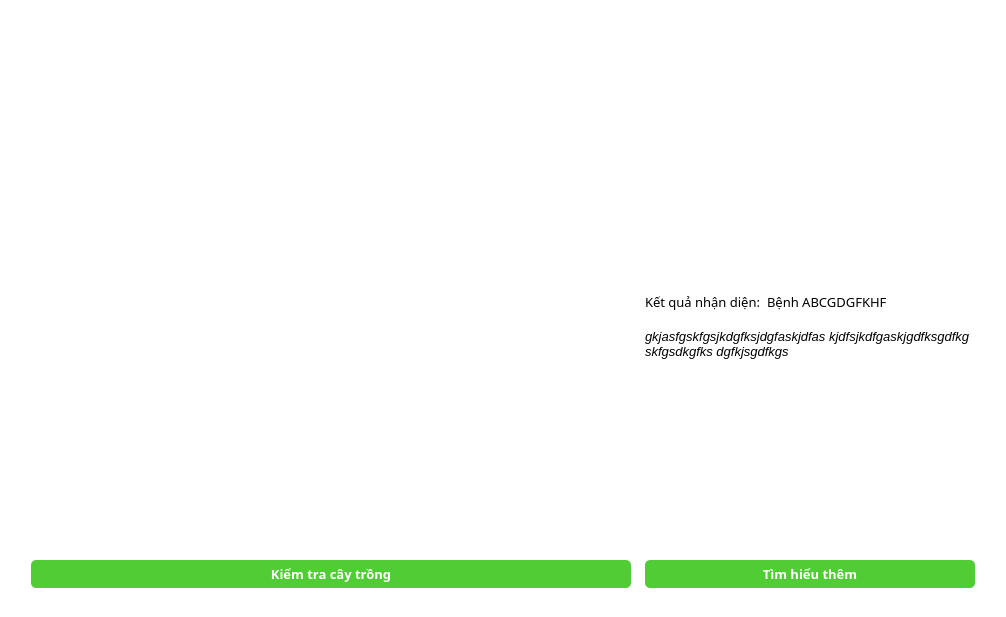
<?xml version="1.0" encoding="UTF-8"?>
<ui version="4.0">
 <class>MainWindow</class>
 <widget class="QMainWindow" name="MainWindow">
  <property name="geometry">
   <rect>
    <x>0</x>
    <y>0</y>
    <width>1006</width>
    <height>617</height>
   </rect>
  </property>
  <property name="windowTitle">
   <string>MainWindow</string>
  </property>
  <property name="styleSheet">
   <string notr="true">background-color: white;</string>
  </property>
  <widget class="QWidget" name="centralwidget">
   <layout class="QGridLayout" name="gridLayout_2">
    <item row="1" column="0">
     <spacer name="horizontalSpacer_6">
      <property name="orientation">
       <enum>Qt::Horizontal</enum>
      </property>
      <property name="sizeType">
       <enum>QSizePolicy::Fixed</enum>
      </property>
      <property name="sizeHint" stdset="0">
       <size>
        <width>20</width>
        <height>20</height>
       </size>
      </property>
     </spacer>
    </item>
    <item row="1" column="1">
     <layout class="QGridLayout" name="gridLayout">
      <item row="2" column="5">
       <spacer name="verticalSpacer_4">
        <property name="orientation">
         <enum>Qt::Vertical</enum>
        </property>
        <property name="sizeType">
         <enum>QSizePolicy::Fixed</enum>
        </property>
        <property name="sizeHint" stdset="0">
         <size>
          <width>2</width>
          <height>30</height>
         </size>
        </property>
       </spacer>
      </item>
      <item row="4" column="2">
       <spacer name="horizontalSpacer_3">
        <property name="orientation">
         <enum>Qt::Horizontal</enum>
        </property>
        <property name="sizeType">
         <enum>QSizePolicy::Fixed</enum>
        </property>
        <property name="sizeHint" stdset="0">
         <size>
          <width>2</width>
          <height>2</height>
         </size>
        </property>
       </spacer>
      </item>
      <item row="1" column="3" colspan="2">
       <widget class="QLabel" name="predicted_img">
        <property name="styleSheet">
         <string notr="true">background-color: white;</string>
        </property>
        <property name="text">
         <string/>
        </property>
       </widget>
      </item>
      <item row="1" column="5">
       <spacer name="verticalSpacer_2">
        <property name="orientation">
         <enum>Qt::Vertical</enum>
        </property>
        <property name="sizeType">
         <enum>QSizePolicy::Fixed</enum>
        </property>
        <property name="sizeHint" stdset="0">
         <size>
          <width>2</width>
          <height>250</height>
         </size>
        </property>
       </spacer>
      </item>
      <item row="2" column="3">
       <widget class="QLabel" name="label">
        <property name="font">
         <font>
          <family>Segoe UI Semibold</family>
          <pointsize>10</pointsize>
         </font>
        </property>
        <property name="styleSheet">
         <string notr="true"/>
        </property>
        <property name="text">
         <string>Kết quả nhận diện:</string>
        </property>
        <property name="margin">
         <number>0</number>
        </property>
       </widget>
      </item>
      <item row="6" column="3" colspan="2">
       <widget class="QPushButton" name="moreInfor_btn">
        <property name="font">
         <font>
          <family>Segoe UI Semibold</family>
          <pointsize>10</pointsize>
          <weight>75</weight>
          <bold>true</bold>
         </font>
        </property>
        <property name="styleSheet">
         <string notr="true">QPushButton {
    background-color: #50cc34;
    color: white;
    font-weight: bold;
    padding: 5px;
	border-radius: 5px;
}

QPushButton:hover {
    background-color: darkgreen;
}

QPushButton:pressed {
    background-color: #50cc34;
    padding-left: 3px;
    padding-top: 3px;
}
</string>
        </property>
        <property name="text">
         <string>Tìm hiểu thêm</string>
        </property>
       </widget>
      </item>
      <item row="0" column="1">
       <spacer name="horizontalSpacer">
        <property name="orientation">
         <enum>Qt::Horizontal</enum>
        </property>
        <property name="sizeType">
         <enum>QSizePolicy::Fixed</enum>
        </property>
        <property name="sizeHint" stdset="0">
         <size>
          <width>600</width>
          <height>2</height>
         </size>
        </property>
       </spacer>
      </item>
      <item row="1" column="0" rowspan="4">
       <spacer name="verticalSpacer">
        <property name="orientation">
         <enum>Qt::Vertical</enum>
        </property>
        <property name="sizeType">
         <enum>QSizePolicy::Fixed</enum>
        </property>
        <property name="sizeHint" stdset="0">
         <size>
          <width>2</width>
          <height>490</height>
         </size>
        </property>
       </spacer>
      </item>
      <item row="3" column="4">
       <spacer name="horizontalSpacer_4">
        <property name="orientation">
         <enum>Qt::Horizontal</enum>
        </property>
        <property name="sizeType">
         <enum>QSizePolicy::Expanding</enum>
        </property>
        <property name="sizeHint" stdset="0">
         <size>
          <width>40</width>
          <height>0</height>
         </size>
        </property>
       </spacer>
      </item>
      <item row="4" column="5">
       <spacer name="verticalSpacer_3">
        <property name="orientation">
         <enum>Qt::Vertical</enum>
        </property>
        <property name="sizeHint" stdset="0">
         <size>
          <width>2</width>
          <height>40</height>
         </size>
        </property>
       </spacer>
      </item>
      <item row="1" column="1" rowspan="4">
       <widget class="QLabel" name="realtime_img">
        <property name="styleSheet">
         <string notr="true">background-color: white;</string>
        </property>
        <property name="text">
         <string/>
        </property>
       </widget>
      </item>
      <item row="5" column="1" colspan="4">
       <spacer name="verticalSpacer_6">
        <property name="orientation">
         <enum>Qt::Vertical</enum>
        </property>
        <property name="sizeType">
         <enum>QSizePolicy::Fixed</enum>
        </property>
        <property name="sizeHint" stdset="0">
         <size>
          <width>20</width>
          <height>2</height>
         </size>
        </property>
       </spacer>
      </item>
      <item row="6" column="1">
       <widget class="QPushButton" name="predicting_btn">
        <property name="font">
         <font>
          <family>Segoe UI Semibold</family>
          <pointsize>10</pointsize>
          <weight>75</weight>
          <bold>true</bold>
         </font>
        </property>
        <property name="styleSheet">
         <string notr="true">QPushButton {
    background-color: #50cc34;
    color: white;
    font-weight: bold;
    padding: 5px;
	border-radius: 5px;
}

QPushButton:hover {
    background-color: darkgreen;
}

QPushButton:pressed {
    background-color: #50cc34;
    padding-left: 3px;
    padding-top: 3px;
}
</string>
        </property>
        <property name="text">
         <string>Kiểm tra cây trồng</string>
        </property>
       </widget>
      </item>
      <item row="4" column="3" colspan="2">
       <widget class="QLabel" name="result_infor">
        <property name="font">
         <font>
          <family>Segoe UI</family>
          <pointsize>10</pointsize>
          <italic>true</italic>
         </font>
        </property>
        <property name="locale">
         <locale language="Vietnamese" country="Vietnam"/>
        </property>
        <property name="text">
         <string>gkjasfgskfgsjkdgfksjdgfaskjdfas kjdfsjkdfgaskjgdfksgdfkg skfgsdkgfks dgfkjsgdfkgs</string>
        </property>
        <property name="textFormat">
         <enum>Qt::AutoText</enum>
        </property>
        <property name="scaledContents">
         <bool>false</bool>
        </property>
        <property name="alignment">
         <set>Qt::AlignLeading|Qt::AlignLeft|Qt::AlignTop</set>
        </property>
        <property name="wordWrap">
         <bool>true</bool>
        </property>
        <property name="margin">
         <number>0</number>
        </property>
        <property name="indent">
         <number>0</number>
        </property>
        <property name="openExternalLinks">
         <bool>false</bool>
        </property>
       </widget>
      </item>
      <item row="2" column="4">
       <widget class="QLabel" name="predicted_res">
        <property name="font">
         <font>
          <family>Segoe UI Semibold</family>
          <pointsize>10</pointsize>
         </font>
        </property>
        <property name="styleSheet">
         <string notr="true"/>
        </property>
        <property name="text">
         <string>Bệnh ABCGDGFKHF</string>
        </property>
        <property name="margin">
         <number>0</number>
        </property>
       </widget>
      </item>
      <item row="3" column="3">
       <spacer name="horizontalSpacer_5">
        <property name="orientation">
         <enum>Qt::Horizontal</enum>
        </property>
        <property name="sizeType">
         <enum>QSizePolicy::Fixed</enum>
        </property>
        <property name="sizeHint" stdset="0">
         <size>
          <width>110</width>
          <height>0</height>
         </size>
        </property>
       </spacer>
      </item>
      <item row="0" column="3" colspan="2">
       <spacer name="horizontalSpacer_2">
        <property name="orientation">
         <enum>Qt::Horizontal</enum>
        </property>
        <property name="sizeType">
         <enum>QSizePolicy::Fixed</enum>
        </property>
        <property name="sizeHint" stdset="0">
         <size>
          <width>300</width>
          <height>2</height>
         </size>
        </property>
       </spacer>
      </item>
     </layout>
    </item>
    <item row="1" column="2">
     <spacer name="horizontalSpacer_7">
      <property name="orientation">
       <enum>Qt::Horizontal</enum>
      </property>
      <property name="sizeType">
       <enum>QSizePolicy::Fixed</enum>
      </property>
      <property name="sizeHint" stdset="0">
       <size>
        <width>20</width>
        <height>20</height>
       </size>
      </property>
     </spacer>
    </item>
    <item row="2" column="1">
     <spacer name="verticalSpacer_5">
      <property name="orientation">
       <enum>Qt::Vertical</enum>
      </property>
      <property name="sizeType">
       <enum>QSizePolicy::Fixed</enum>
      </property>
      <property name="sizeHint" stdset="0">
       <size>
        <width>20</width>
        <height>20</height>
       </size>
      </property>
     </spacer>
    </item>
    <item row="0" column="1">
     <spacer name="verticalSpacer_7">
      <property name="orientation">
       <enum>Qt::Vertical</enum>
      </property>
      <property name="sizeType">
       <enum>QSizePolicy::Fixed</enum>
      </property>
      <property name="sizeHint" stdset="0">
       <size>
        <width>20</width>
        <height>20</height>
       </size>
      </property>
     </spacer>
    </item>
   </layout>
  </widget>
 </widget>
 <resources/>
 <connections/>
</ui>
